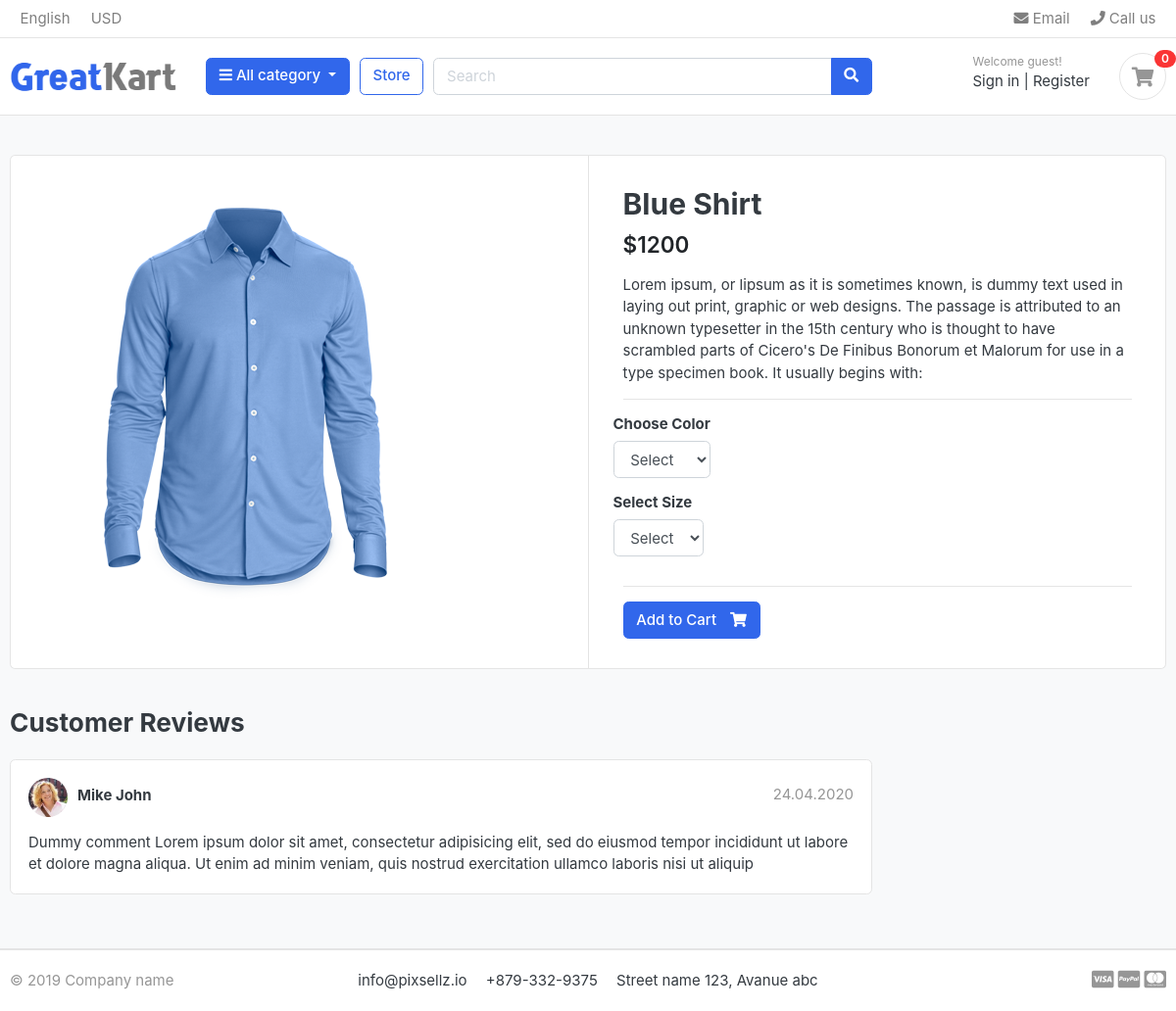
Before: /store/category/shirt/blue-shirt/ with the older database file.
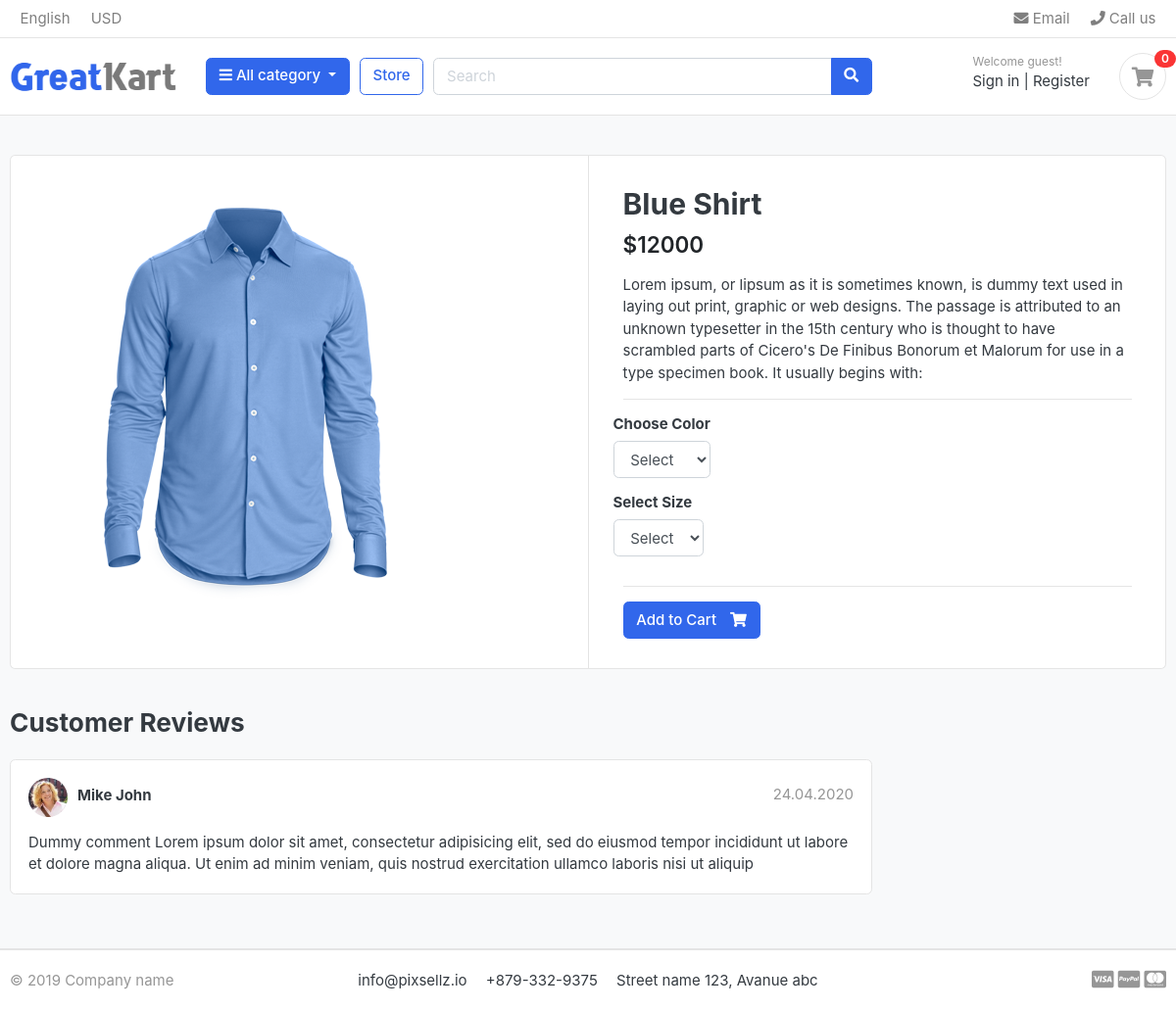
After: the same page with the newer database file.
### store/models.py (models this page shows, shortened)
class Product(models.Model):
    product_name    =models.CharField(max_length=200 , unique=True)
    slug            =models.SlugField(max_length=200 , unique=True)
    description     =models.CharField(max_length=500 , unique=True)
    price           =models.IntegerField()
    image           =models.ImageField(upload_to='photos/products')
    stock           =models.IntegerField()
    is_available    =models.BooleanField(default=True)
    category        =models.ForeignKey(Category, on_delete=models.CASCADE)
    created_date    =models.DateTimeField(auto_now_add=True)
    modified_date   =models.DateTimeField(auto_now=True)

### store/views.py (the view)
# urls.py: path('category/<slug:category_slug>/<slug:product_slug>/',views.product_details  , name='product_details'),
def product_details(request ,category_slug,product_slug ):
    try:
        single_product = Product.objects.get(category__slug = category_slug , slug = product_slug)
        in_cart = CartItem.objects.filter(cart__cart_id = _cart_id(request) , product = single_product).exists()
    except Exception as e:
        raise e
    context = {
        'single_product':single_product,
        'in_cart' : in_cart,
    }
    return render(request , 'store/product_details.html' ,context)

### carts/context_processors.py (called while the page is built)
def counter(request):
    cart_counter = 0
    if 'admin' in request.path:
        return {}
    else:
        try:
            cart = Cart.objects.filter(cart_id = _cart_id(request))
            cart_items = CartItem.objects.all().filter(cart = cart[:1])
            for cart_item in cart_items:
                cart_counter += cart_item.quantity
        except Cart.DoesNotExist:
            cart_counter =0
    return dict(cart_counter = cart_counter)

### carts/views.py (called while the page is built)
def _cart_id(request):
    cart = request.session.session_key
    if not cart:
        cart = request.session.create()
    return cart

### category/context_processors.py (called while the page is built)
def menu_links(request):
    links = Category.objects.all()
    return dict(links = links)

### category/models.py (called while the page is built)
    def get_url(self):
        return reverse('product_by_category' ,args=[self.slug])

### store/models.py (called while the page is built)
    def colors(self):
        return super(VariationManager, self).filter(variation_category ='color' , is_active = True)

    def sizes(self):
        return super(VariationManager, self).filter(variation_category ='size' , is_active = True)

### templates/store/product_details.html (shortened to what this page needs)
{% extends 'base.html' %}
{% load static %}
{%block content%}
<section class="section-content padding-y bg">
    <div class="container">
    <div class="card">
        <div class="row no-gutters">
            <aside class="col-md-6">
              <article class="gallery-wrap">
                <a href="#"><img src={{single_product.image.url}}></a>
              </article>
            </aside>
            <main class="col-md-6 border-left">
             <div class="img-big-wrap">
              <form action="{% url 'add_cart' single_product.id %}" method="GET">
                      <article class="content-body">
                      <h2 class="title">{{ single_product.product_name }}</h2>
                      <div class="mb-3">
                        <var class="price h4">${{ single_product.price}}</var>
                      </div>
                      <p>{{ single_product.description}}</p>
                      <hr>
                      <div class="row">
                        <div class="item-option-select">
                          <h6>Choose Color</h6>
                          <select name = "color" class="form-control" required>
                            <option value="" disabled Selected>Select </option>
                          </select>
                        </div>
                      </div>
                      <div class="row">
                        <div class="item-option-select">
                          <h6>Select Size</h6>
                          <select name = "size" class="form-control">
                            <option value="" disabled Selected>Select</option>
                          </select>
                        </div>
                      </div>
                      <hr>
                      {% if single_product.stock <= 0 %}
                        <h4 class="text-danger"> Out Of Stock</h4>
                      {% else %}
                          {% if in_cart%}
                              <a  href="#" class="btn  btn-success"> <span class="text">Added to cart</span> <i class="fas fa-check"></i>  </a>
                              <a  href="{% url 'cart'  %}" class="btn  btn-outline-primary"> <span class="text">View cart</span> <i class="fas fa-eye"></i>  </a>
                          {%else%}
                              <button type="submit" class="btn  btn-primary"> <span class="text">Add to Cart</span> <i class="fas fa-shopping-cart"></i> </button>
                          {% endif %}
                      {% endif %}
                    </article>
            </form>
            </main>
                </div>
            </div>
            <br>
            <div class="row">
                        <div class="col-md-9">
                <header class="section-heading">
                    <h3>Customer Reviews </h3>
                </header>
                <article class="box mb-3">
                    <div class="icontext w-100">
                        <img src={%static "./images/avatars/avatar1.jpg" %} class="img-xs icon rounded-circle">
                        <div class="text">
                            <span class="date text-muted float-md-right">24.04.2020 </span>
                            <h6 class="mb-1">Mike John </h6>
                        </div>
                    </div>
                    <div class="mt-3">
                        <p>
                            Dummy comment Lorem ipsum dolor sit amet, consectetur adipisicing elit, sed do eiusmod
                            tempor incididunt ut labore et dolore magna aliqua. Ut enim ad minim veniam,
                            quis nostrud exercitation ullamco laboris nisi ut aliquip
                        </p>
                    </div>
                </article>
        </div>
    </div>
    </div>
    </section>
    </body>
    </html>
    {%endblock%}

Changed rows visible on the page:
changed Product "Blue Shirt": price "1200" → "12000"
